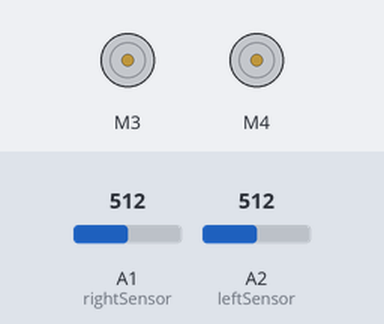
Recording of a sketch running on a simulated Arduino Uno, built with avr-gcc and run on an emulated ATmega328P. On the bench: 2 × DC motor (green arrow = forward, orange = backward, longer = faster). The test bench sets the inputs (shaded band); at power-on: A1 (rightSensor) = 512, A2 (leftSensor) = 512.

Above: at 1.2 s.
1.3 s: A1 (rightSensor) set to 716
At 2.3 s:
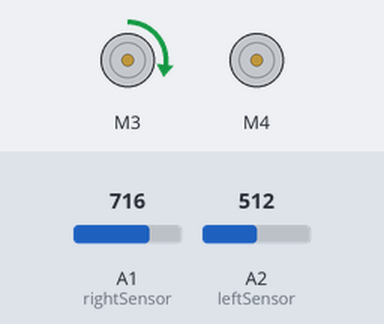
2.8 s: A2 (leftSensor) set to 707
4.3 s: A2 (leftSensor) set to 731
At 4.6 s:
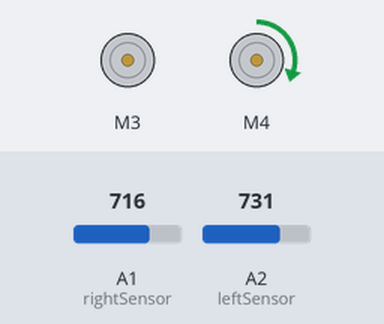
5.8 s: A2 (leftSensor) set to 511
At 6.9 s:
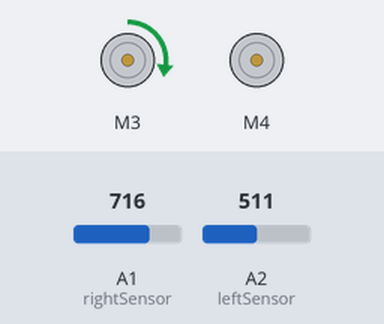
7.3 s: A2 (leftSensor) set to 900
At 8.0 s:
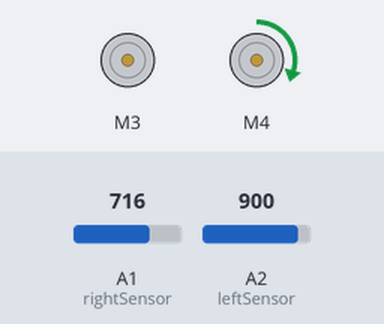
Timing chart, 0 to 9.8 s (numbered marks = the images above; inputs shaded):
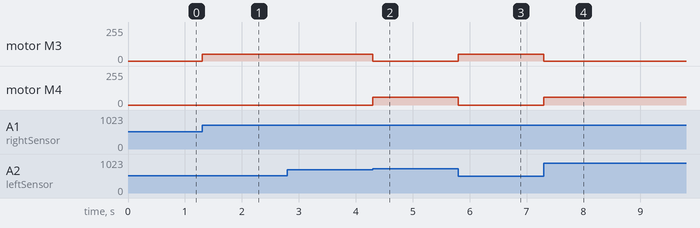

Measured:
- the behaviour switches between 716 and 717 on A2 (leftSensor) (found by bisection; images 1 and 2)
- after the input at 1.3 s, motor M3: stopped → forward 50/255 at once
- after the input at 2.8 s, every drawn part: stays the same
- after the input at 4.3 s, motor M3: forward 50/255 → stopped at once; motor M4: stopped → forward 60/255 at once
- after the input at 5.8 s, motor M3: stopped → forward 50/255 at once; motor M4: forward 60/255 → stopped at once
- after the input at 7.3 s, motor M3: forward 50/255 → stopped at once; motor M4: stopped → forward 60/255 at once

The sketch:

MattsHandoutFollowy.ino
```cpp
/*
 *  This is a very simple line following robot.
 *  If it sees a line, it moves the oposite wheel.
 *
 *  It is based on a handout by Matt Neer,
 *  written by Edwin Fallwell for MCPL
 */

// got to include the library to make the motorshield work
#include <Adafruit_MotorShield.h>

// Create the motor shield object with the default I2C address
Adafruit_MotorShield AFMS = Adafruit_MotorShield();

// And connect 2 DC motors to port M3 & M4 !
Adafruit_DCMotor *L_MOTOR = AFMS.getMotor(3);
Adafruit_DCMotor *R_MOTOR = AFMS.getMotor(4);

// Create names for each sensor
int leftSensor = A2;
int rightSensor = A1;


// Create variables to store sensor readings
int rightSide, leftSide;

void setup() {
  AFMS.begin();  // create with the default frequency 1.6KHz
  // turn on motors
  L_MOTOR->setSpeed(50);
  L_MOTOR->run(RELEASE);

  R_MOTOR->setSpeed(60);
  R_MOTOR->run(RELEASE);

 //set sensors to receive information
  pinMode(leftSensor, INPUT);
  pinMode(rightSensor, INPUT);

}

void loop() {
 //write value of left and right side to readings of each sensor
  leftSide = analogRead(leftSensor);
  rightSide = analogRead(rightSensor);
 //test to see which sensor is over the line
 //then turn the opposite wheel to keep the line centered
    if(leftSide > rightSide){
      L_MOTOR->run(RELEASE);
      R_MOTOR->run(FORWARD);
//      delay(100);
    }

    if(rightSide > leftSide){
      L_MOTOR->run(FORWARD);
      R_MOTOR->run(RELEASE);
//      delay(100);
    }
}
```
